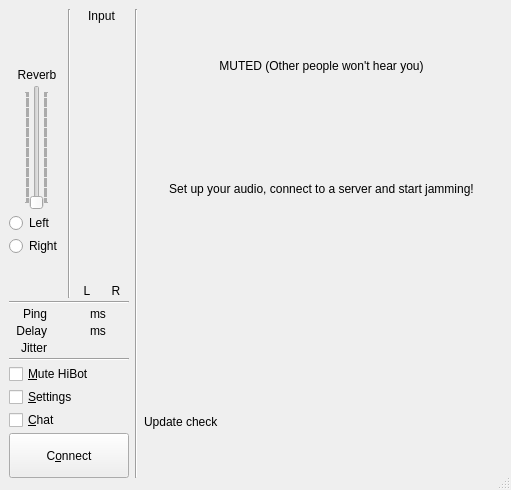
<?xml version="1.0" encoding="UTF-8"?>
<ui version="4.0">
 <class>CClientDlgBase</class>
 <widget class="QDialog" name="CClientDlgBase">
  <property name="geometry">
   <rect>
    <x>0</x>
    <y>0</y>
    <width>511</width>
    <height>490</height>
   </rect>
  </property>
  <property name="acceptDrops">
   <bool>true</bool>
  </property>
  <property name="windowTitle">
   <string/>
  </property>
  <property name="windowIcon">
   <iconset resource="resources.qrc">
    <normaloff>:/png/main/res/fronticon.png</normaloff>:/png/main/res/fronticon.png</iconset>
  </property>
  <property name="styleSheet">
   <string/>
  </property>
  <property name="sizeGripEnabled">
   <bool>true</bool>
  </property>
  <layout class="QHBoxLayout">
   <property name="leftMargin">
    <number>0</number>
   </property>
   <property name="topMargin">
    <number>0</number>
   </property>
   <property name="rightMargin">
    <number>3</number>
   </property>
   <property name="bottomMargin">
    <number>3</number>
   </property>
   <item>
    <widget class="QFrame" name="backgroundFrame">
     <property name="minimumSize">
      <size>
       <width>0</width>
       <height>0</height>
      </size>
     </property>
     <property name="frameShape">
      <enum>QFrame::NoFrame</enum>
     </property>
     <property name="frameShadow">
      <enum>QFrame::Plain</enum>
     </property>
     <layout class="QVBoxLayout" name="verticalLayout_5">
      <item>
       <layout class="QHBoxLayout" name="horizontalLayout_3">
        <item>
         <layout class="QHBoxLayout" name="horizontalLayout_2">
          <property name="spacing">
           <number>6</number>
          </property>
          <item>
           <layout class="QVBoxLayout" name="verticalLayout_4">
            <property name="spacing">
             <number>3</number>
            </property>
            <item>
             <layout class="QHBoxLayout" name="horizontalLayout">
              <item>
               <layout class="QVBoxLayout" name="verticalLayout_3">
                <item>
                 <widget class="QLabel" name="pxlLogo">
                  <property name="sizePolicy">
                   <sizepolicy hsizetype="Preferred" vsizetype="Preferred">
                    <horstretch>0</horstretch>
                    <verstretch>0</verstretch>
                   </sizepolicy>
                  </property>
                  <property name="pixmap">
                   <pixmap resource="resources.qrc">:/png/main/res/fronticon.png</pixmap>
                  </property>
                  <property name="alignment">
                   <set>Qt::AlignCenter</set>
                  </property>
                  <property name="wordWrap">
                   <bool>false</bool>
                  </property>
                 </widget>
                </item>
                <item>
                 <spacer name="verticalSpacer">
                  <property name="orientation">
                   <enum>Qt::Vertical</enum>
                  </property>
                  <property name="sizeType">
                   <enum>QSizePolicy::Expanding</enum>
                  </property>
                  <property name="sizeHint" stdset="0">
                   <size>
                    <width>13</width>
                    <height>10</height>
                   </size>
                  </property>
                 </spacer>
                </item>
                <item>
                 <layout class="QVBoxLayout">
                  <item>
                   <layout class="QVBoxLayout">
                    <property name="spacing">
                     <number>3</number>
                    </property>
                    <item>
                     <widget class="QLabel" name="lblAudioReverb">
                      <property name="text">
                       <string>Reverb</string>
                      </property>
                      <property name="alignment">
                       <set>Qt::AlignCenter</set>
                      </property>
                     </widget>
                    </item>
                    <item>
                     <layout class="QHBoxLayout">
                      <item>
                       <spacer>
                        <property name="orientation">
                         <enum>Qt::Horizontal</enum>
                        </property>
                        <property name="sizeType">
                         <enum>QSizePolicy::Minimum</enum>
                        </property>
                        <property name="sizeHint" stdset="0">
                         <size>
                          <width>0</width>
                          <height>20</height>
                         </size>
                        </property>
                       </spacer>
                      </item>
                      <item>
                       <widget class="QSlider" name="sldAudioReverb">
                        <property name="sizePolicy">
                         <sizepolicy hsizetype="Fixed" vsizetype="Expanding">
                          <horstretch>0</horstretch>
                          <verstretch>0</verstretch>
                         </sizepolicy>
                        </property>
                        <property name="minimumSize">
                         <size>
                          <width>0</width>
                          <height>125</height>
                         </size>
                        </property>
                        <property name="maximumSize">
                         <size>
                          <width>16777215</width>
                          <height>300</height>
                         </size>
                        </property>
                        <property name="pageStep">
                         <number>1</number>
                        </property>
                        <property name="orientation">
                         <enum>Qt::Vertical</enum>
                        </property>
                        <property name="tickPosition">
                         <enum>QSlider::TicksBothSides</enum>
                        </property>
                       </widget>
                      </item>
                      <item>
                       <spacer>
                        <property name="orientation">
                         <enum>Qt::Horizontal</enum>
                        </property>
                        <property name="sizeType">
                         <enum>QSizePolicy::Minimum</enum>
                        </property>
                        <property name="sizeHint" stdset="0">
                         <size>
                          <width>0</width>
                          <height>20</height>
                         </size>
                        </property>
                       </spacer>
                      </item>
                     </layout>
                    </item>
                   </layout>
                  </item>
                  <item>
                   <layout class="QVBoxLayout">
                    <property name="spacing">
                     <number>3</number>
                    </property>
                    <item>
                     <widget class="QRadioButton" name="rbtReverbSelL">
                      <property name="text">
                       <string>Left</string>
                      </property>
                     </widget>
                    </item>
                    <item>
                     <widget class="QRadioButton" name="rbtReverbSelR">
                      <property name="text">
                       <string>Right</string>
                      </property>
                     </widget>
                    </item>
                   </layout>
                  </item>
                 </layout>
                </item>
                <item>
                 <spacer>
                  <property name="orientation">
                   <enum>Qt::Vertical</enum>
                  </property>
                  <property name="sizeType">
                   <enum>QSizePolicy::Expanding</enum>
                  </property>
                  <property name="sizeHint" stdset="0">
                   <size>
                    <width>13</width>
                    <height>10</height>
                   </size>
                  </property>
                 </spacer>
                </item>
               </layout>
              </item>
              <item>
               <widget class="Line" name="lineMeter">
                <property name="orientation">
                 <enum>Qt::Vertical</enum>
                </property>
               </widget>
              </item>
              <item>
               <layout class="QVBoxLayout">
                <item>
                 <widget class="QLabel" name="lblInputLEDMeter">
                  <property name="text">
                   <string>Input</string>
                  </property>
                  <property name="alignment">
                   <set>Qt::AlignCenter</set>
                  </property>
                 </widget>
                </item>
                <item>
                 <layout class="QHBoxLayout">
                  <item>
                   <widget class="CLevelMeter" name="lbrInputLevelL" native="true">
                    <property name="sizePolicy">
                     <sizepolicy hsizetype="Fixed" vsizetype="Expanding">
                      <horstretch>0</horstretch>
                      <verstretch>0</verstretch>
                     </sizepolicy>
                    </property>
                    <property name="minimumSize">
                     <size>
                      <width>19</width>
                      <height>88</height>
                     </size>
                    </property>
                   </widget>
                  </item>
                  <item>
                   <widget class="CLevelMeter" name="lbrInputLevelR" native="true">
                    <property name="sizePolicy">
                     <sizepolicy hsizetype="Fixed" vsizetype="Expanding">
                      <horstretch>0</horstretch>
                      <verstretch>0</verstretch>
                     </sizepolicy>
                    </property>
                    <property name="minimumSize">
                     <size>
                      <width>19</width>
                      <height>88</height>
                     </size>
                    </property>
                   </widget>
                  </item>
                 </layout>
                </item>
                <item>
                 <layout class="QHBoxLayout">
                  <item>
                   <widget class="QLabel" name="lblLevelMeterLeft">
                    <property name="text">
                     <string>L</string>
                    </property>
                    <property name="alignment">
                     <set>Qt::AlignCenter</set>
                    </property>
                   </widget>
                  </item>
                  <item>
                   <widget class="QLabel" name="lblLevelMeterRight">
                    <property name="text">
                     <string>R</string>
                    </property>
                    <property name="alignment">
                     <set>Qt::AlignCenter</set>
                    </property>
                   </widget>
                  </item>
                 </layout>
                </item>
               </layout>
              </item>
             </layout>
            </item>
            <item>
             <widget class="Line" name="lineUpperLowerLeft_2">
              <property name="orientation">
               <enum>Qt::Horizontal</enum>
              </property>
             </widget>
            </item>
            <item>
             <layout class="QGridLayout" name="gridLayout">
              <item row="2" column="0">
               <widget class="QLabel" name="lblBuffers">
                <property name="text">
                 <string>Jitter</string>
                </property>
                <property name="alignment">
                 <set>Qt::AlignRight|Qt::AlignTrailing|Qt::AlignVCenter</set>
                </property>
                <property name="wordWrap">
                 <bool>false</bool>
                </property>
               </widget>
              </item>
              <item row="1" column="0">
               <widget class="QLabel" name="lblDelay">
                <property name="text">
                 <string>Delay</string>
                </property>
                <property name="alignment">
                 <set>Qt::AlignRight|Qt::AlignTrailing|Qt::AlignVCenter</set>
                </property>
                <property name="wordWrap">
                 <bool>false</bool>
                </property>
               </widget>
              </item>
              <item row="0" column="0">
               <widget class="QLabel" name="lblPing">
                <property name="text">
                 <string>Ping</string>
                </property>
                <property name="alignment">
                 <set>Qt::AlignRight|Qt::AlignTrailing|Qt::AlignVCenter</set>
                </property>
                <property name="wordWrap">
                 <bool>false</bool>
                </property>
               </widget>
              </item>
              <item row="0" column="1">
               <widget class="QLabel" name="lblPingVal">
                <property name="minimumSize">
                 <size>
                  <width>34</width>
                  <height>0</height>
                 </size>
                </property>
                <property name="layoutDirection">
                 <enum>Qt::LeftToRight</enum>
                </property>
                <property name="text">
                 <string/>
                </property>
                <property name="alignment">
                 <set>Qt::AlignRight|Qt::AlignTrailing|Qt::AlignVCenter</set>
                </property>
               </widget>
              </item>
              <item row="0" column="2">
               <widget class="QLabel" name="lblPingUnit">
                <property name="minimumSize">
                 <size>
                  <width>22</width>
                  <height>0</height>
                 </size>
                </property>
                <property name="maximumSize">
                 <size>
                  <width>22</width>
                  <height>16777215</height>
                 </size>
                </property>
                <property name="text">
                 <string>ms</string>
                </property>
               </widget>
              </item>
              <item row="1" column="1">
               <widget class="QLabel" name="lblDelayVal">
                <property name="minimumSize">
                 <size>
                  <width>34</width>
                  <height>0</height>
                 </size>
                </property>
                <property name="layoutDirection">
                 <enum>Qt::LeftToRight</enum>
                </property>
                <property name="text">
                 <string/>
                </property>
                <property name="alignment">
                 <set>Qt::AlignRight|Qt::AlignTrailing|Qt::AlignVCenter</set>
                </property>
               </widget>
              </item>
              <item row="1" column="2">
               <widget class="QLabel" name="lblDelayUnit">
                <property name="minimumSize">
                 <size>
                  <width>22</width>
                  <height>0</height>
                 </size>
                </property>
                <property name="maximumSize">
                 <size>
                  <width>22</width>
                  <height>16777215</height>
                 </size>
                </property>
                <property name="text">
                 <string>ms</string>
                </property>
               </widget>
              </item>
              <item row="1" column="3">
               <widget class="CMultiColorLED" name="ledDelay" native="true">
                <property name="sizePolicy">
                 <sizepolicy hsizetype="Fixed" vsizetype="Fixed">
                  <horstretch>0</horstretch>
                  <verstretch>0</verstretch>
                 </sizepolicy>
                </property>
                <property name="minimumSize">
                 <size>
                  <width>14</width>
                  <height>14</height>
                 </size>
                </property>
                <property name="maximumSize">
                 <size>
                  <width>14</width>
                  <height>14</height>
                 </size>
                </property>
               </widget>
              </item>
              <item row="2" column="3">
               <widget class="CMultiColorLED" name="ledBuffers" native="true">
                <property name="sizePolicy">
                 <sizepolicy hsizetype="Fixed" vsizetype="Fixed">
                  <horstretch>0</horstretch>
                  <verstretch>0</verstretch>
                 </sizepolicy>
                </property>
                <property name="minimumSize">
                 <size>
                  <width>14</width>
                  <height>14</height>
                 </size>
                </property>
                <property name="maximumSize">
                 <size>
                  <width>14</width>
                  <height>14</height>
                 </size>
                </property>
               </widget>
              </item>
             </layout>
            </item>
            <item>
             <widget class="Line" name="lineUpperLowerLeft">
              <property name="orientation">
               <enum>Qt::Horizontal</enum>
              </property>
             </widget>
            </item>
            <item>
             <widget class="QCheckBox" name="chbLocalMute">
              <property name="text">
               <string>&amp;Mute HiBot</string>
              </property>
             </widget>
            </item>
            <item>
             <widget class="QCheckBox" name="chbSettings">
              <property name="text">
               <string>&amp;Settings</string>
              </property>
             </widget>
            </item>
            <item>
             <widget class="QCheckBox" name="chbChat">
              <property name="text">
               <string>&amp;Chat</string>
              </property>
             </widget>
            </item>
            <item>
             <widget class="QPushButton" name="butConnect">
              <property name="sizePolicy">
               <sizepolicy hsizetype="Preferred" vsizetype="Fixed">
                <horstretch>0</horstretch>
                <verstretch>0</verstretch>
               </sizepolicy>
              </property>
              <property name="minimumSize">
               <size>
                <width>120</width>
                <height>45</height>
               </size>
              </property>
              <property name="text">
               <string>C&amp;onnect</string>
              </property>
              <property name="autoDefault">
               <bool>false</bool>
              </property>
              <property name="default">
               <bool>false</bool>
              </property>
             </widget>
            </item>
           </layout>
          </item>
          <item>
           <widget class="Line" name="linePanReverb">
            <property name="orientation">
             <enum>Qt::Vertical</enum>
            </property>
           </widget>
          </item>
         </layout>
        </item>
        <item>
         <layout class="QVBoxLayout" name="verticalLayout">
          <item>
           <widget class="QLabel" name="lblGlobalInfoLabel">
            <property name="text">
             <string>MUTED (Other people won't hear you)</string>
            </property>
            <property name="alignment">
             <set>Qt::AlignCenter</set>
            </property>
            <property name="margin">
             <number>6</number>
            </property>
           </widget>
          </item>
          <item>
           <layout class="QVBoxLayout" name="verticalLayout_2">
            <property name="sizeConstraint">
             <enum>QLayout::SetMinimumSize</enum>
            </property>
            <property name="leftMargin">
             <number>0</number>
            </property>
            <property name="topMargin">
             <number>9</number>
            </property>
            <item>
             <widget class="QLabel" name="lblConnectToServer">
              <property name="sizePolicy">
               <sizepolicy hsizetype="Expanding" vsizetype="Preferred">
                <horstretch>0</horstretch>
                <verstretch>0</verstretch>
               </sizepolicy>
              </property>
              <property name="text">
               <string>Set up your audio, connect to a server and start jamming!</string>
              </property>
              <property name="alignment">
               <set>Qt::AlignCenter</set>
              </property>
             </widget>
            </item>
           </layout>
          </item>
          <item>
           <widget class="CAudioMixerBoard" name="MainMixerBoard" native="true">
            <property name="sizePolicy">
             <sizepolicy hsizetype="Expanding" vsizetype="Preferred">
              <horstretch>0</horstretch>
              <verstretch>0</verstretch>
             </sizepolicy>
            </property>
           </widget>
          </item>
          <item>
           <widget class="QLabel" name="lblUpdateCheck">
            <property name="text">
             <string>Update check</string>
            </property>
           </widget>
          </item>
         </layout>
        </item>
       </layout>
      </item>
     </layout>
    </widget>
   </item>
  </layout>
 </widget>
 <customwidgets>
  <customwidget>
   <class>CMultiColorLED</class>
   <extends>QWidget</extends>
   <header>multicolorled.h</header>
  </customwidget>
  <customwidget>
   <class>CAudioMixerBoard</class>
   <extends>QWidget</extends>
   <header>audiomixerboard.h</header>
  </customwidget>
  <customwidget>
   <class>CLevelMeter</class>
   <extends>QWidget</extends>
   <header>levelmeter.h</header>
   <container>1</container>
  </customwidget>
 </customwidgets>
 <tabstops>
  <tabstop>butConnect</tabstop>
  <tabstop>chbLocalMute</tabstop>
  <tabstop>chbSettings</tabstop>
  <tabstop>chbChat</tabstop>
  <tabstop>sldAudioReverb</tabstop>
  <tabstop>rbtReverbSelL</tabstop>
  <tabstop>rbtReverbSelR</tabstop>
 </tabstops>
 <resources>
  <include location="resources.qrc"/>
 </resources>
 <connections/>
</ui>
